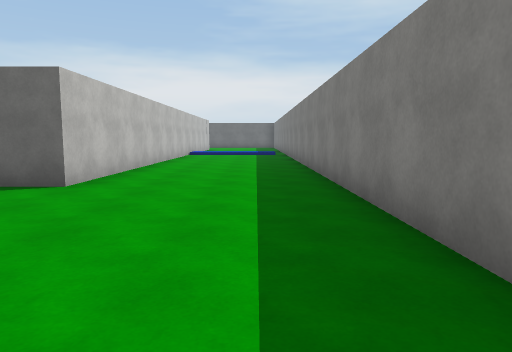
view 1 (above)

24 first-person views from a walk through a scene from a Unity 3-D project. The camera is 1.4 m above the floor, tilts 6° down and sees 70° across. The floor is counted in squares, 2 m on a side. Each view is taken from the middle of a square. On the plan, view 1 faces up. The plan holds only what a view shows up to about 11 squares ahead; the rest is blank. The place goes on beyond the plan. Surface patterns are stand-ins for the level's own textures.

view 2
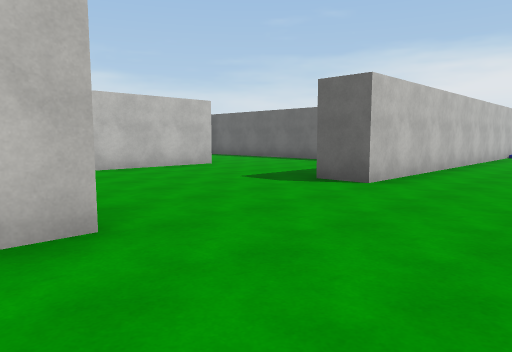

view 3
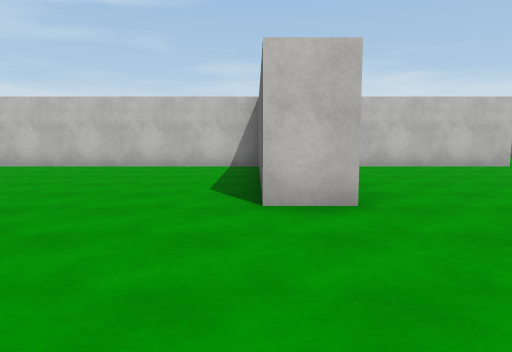

view 4
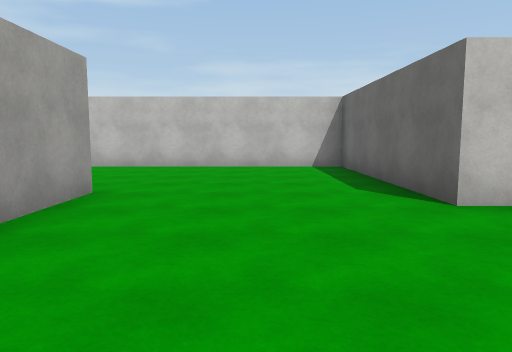

view 5
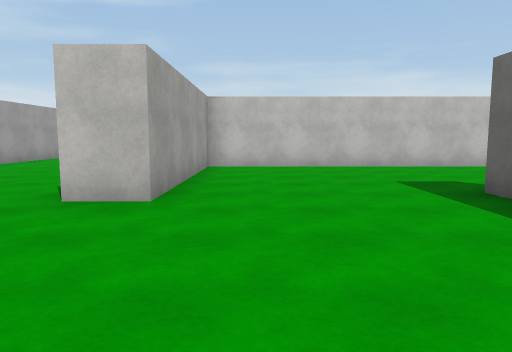

view 6
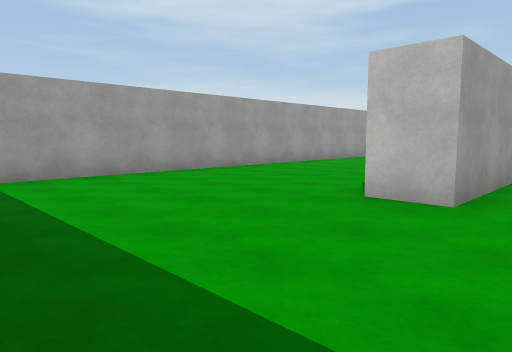

view 7
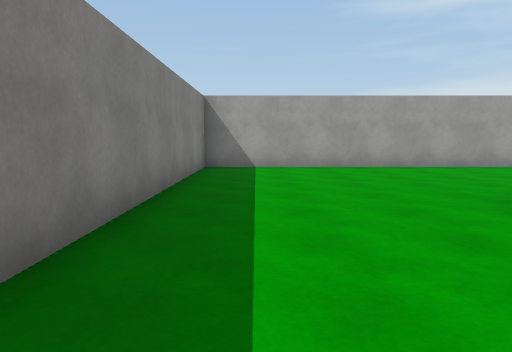

view 8
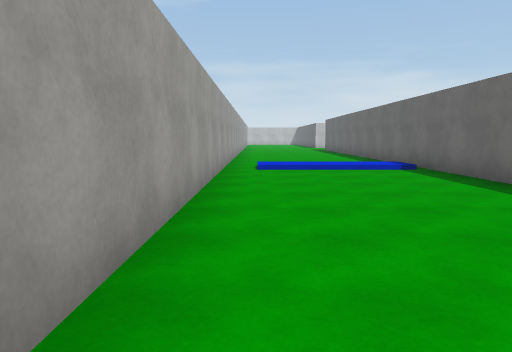

view 9
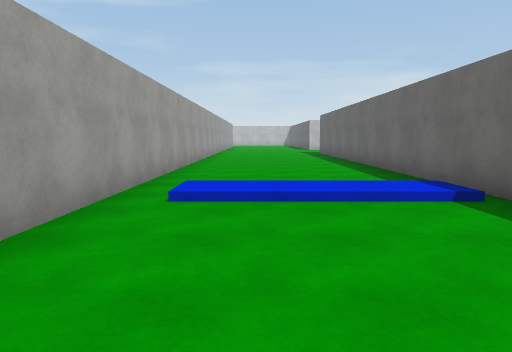

view 10
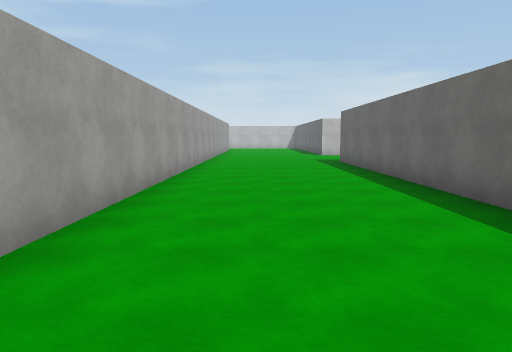

view 11
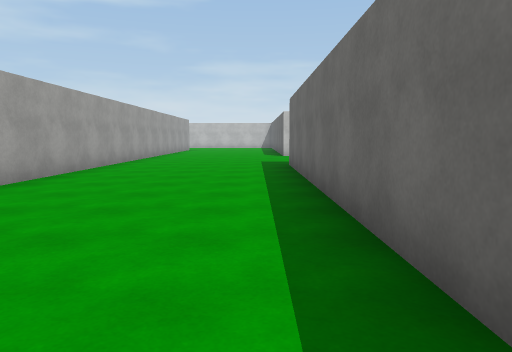

view 12
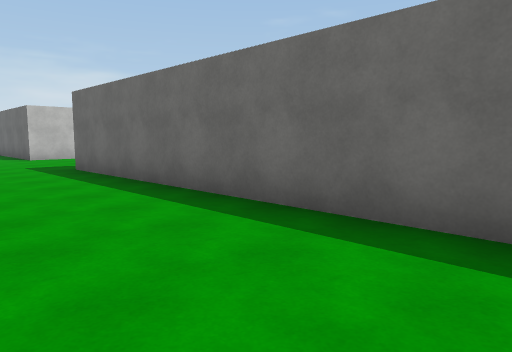

view 13
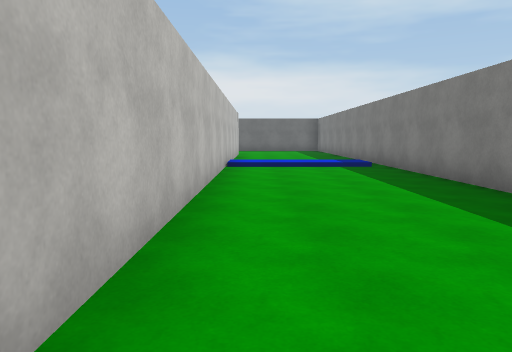

view 14
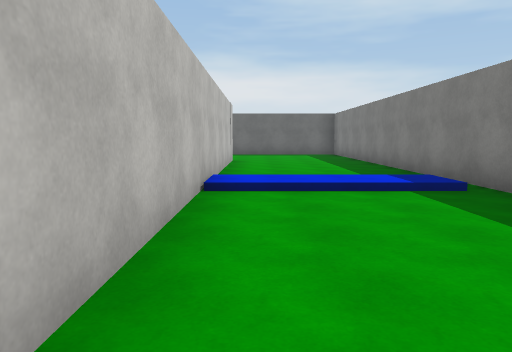

view 15
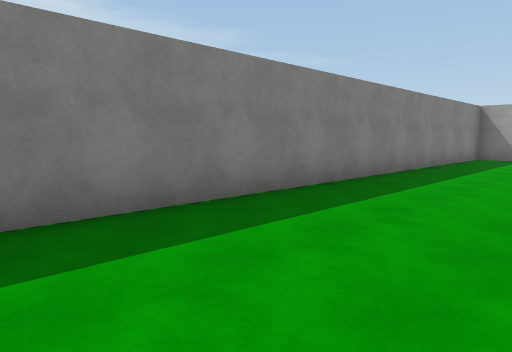

view 16
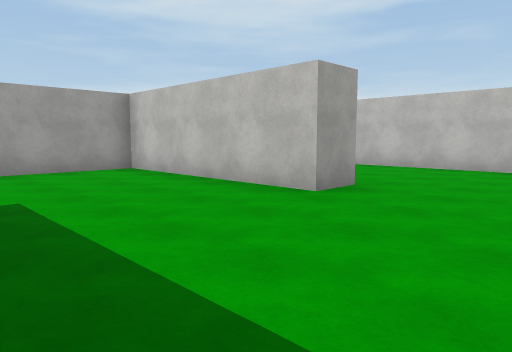

view 17
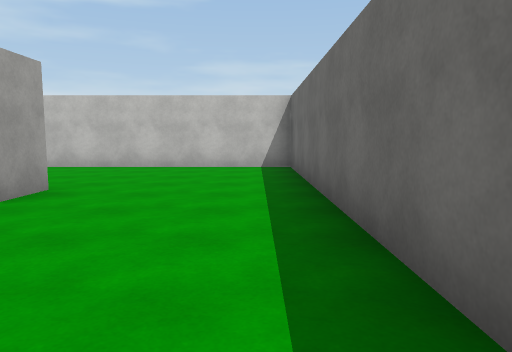

view 18
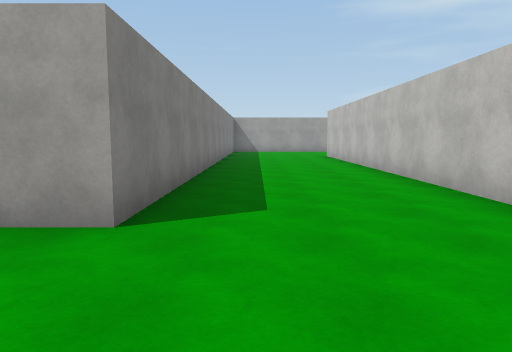

view 19
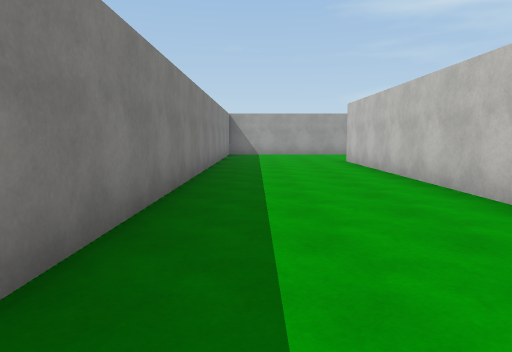

view 20
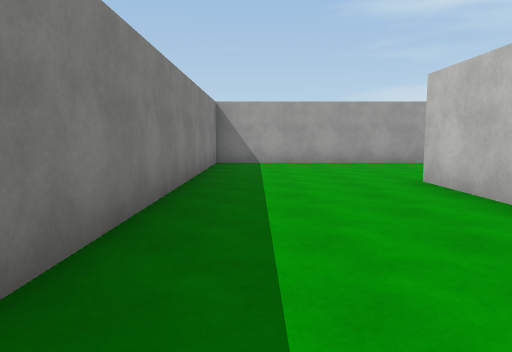

view 21
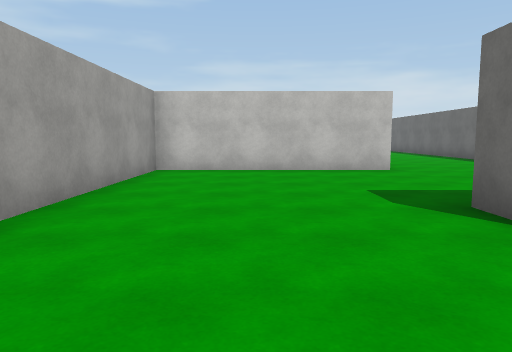

view 22
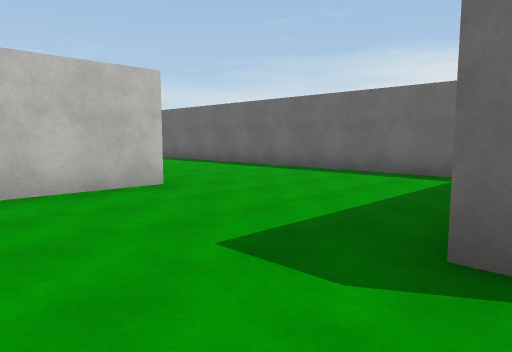

view 23
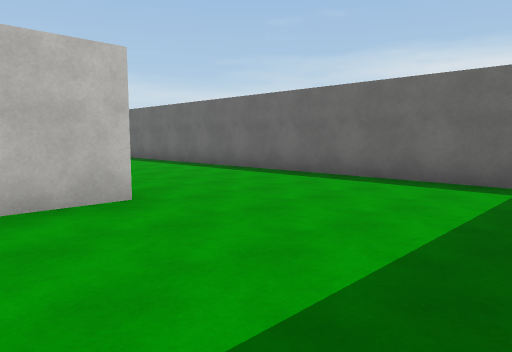

view 24
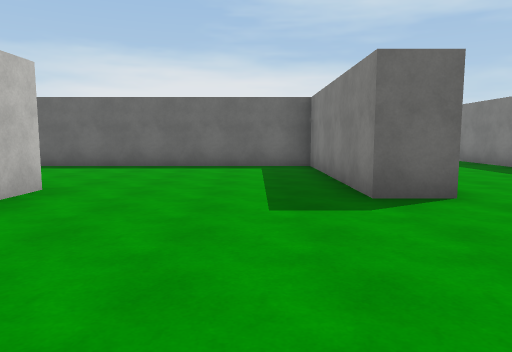

### Floor plan
Key: @ floor where view 1 was taken; # wall or solid block; . floor; / step, stairs or slope.
Columns run from 24 left of view 1 to 2 right of it. Each row starts with its distance up from view 1.
 21                      #....#
 20                      #....#
 19                      #....#
 18                      #....#
 17                      #....#
 16                      #////#
 15                      #////#
 14                      #....#
 13                      #....#
 12                      #....#
 11                      #....#
 10            ###########....#
  9            #.........#....#
  8            #.........#....#
  7            #.........#....#
  6            #...##....#....#
  5            #...##.........#
  4            #...##.........#
  3            #...##.........#
  2            #...##.........#
  1            #...#######....#
  0 ############...#######..@.#
 -1 ...........#...##.........#
 -2  ..........#...##.........#
 -3    ........#...##.........#
 -4       #....#...##....######
 -5       #........##....#
 -6       #........##........
 -7       #........##.........
 -8       #........##.........#
 -9       #........##.........#
-10 .#####################....#
-11 ............//............#
-12 ............//............#
-13 ............//............#
-14 ............//............#
-15 ###########################

Where each view was taken, in squares from view 1:
view 1: 0 up, 0 right, facing up
view 2: 0 up, 0 right, facing up-left
view 3: 0 up, 1 right, facing left
view 4: 2 down, 1 right, facing left
view 5: 8 down, 1 right, facing left
view 6: 8 down, 1 right, facing down-left
view 7: 6 down, 0 right, facing down
view 8: 14 down, 3 left, facing left
view 9: 13 down, 7 left, facing left
view 10: 13 down, 11 left, facing left
view 11: 11 down, 14 left, facing left
view 12: 13 down, 15 left, facing up-left
view 13: 6 up, 2 left, facing up
view 14: 10 up, 2 left, facing up
view 15: 9 up, 2 left, facing down-right
view 16: 9 up, 4 left, facing down-left
view 17: 9 up, 4 left, facing left
view 18: 9 up, 10 left, facing down
view 19: 6 up, 10 left, facing down
view 20: 1 up, 10 left, facing down
view 21: 7 down, 10 left, facing left
view 22: 7 down, 13 left, facing up-left
view 23: 6 down, 14 left, facing up-left
view 24: 9 down, 15 left, facing up
